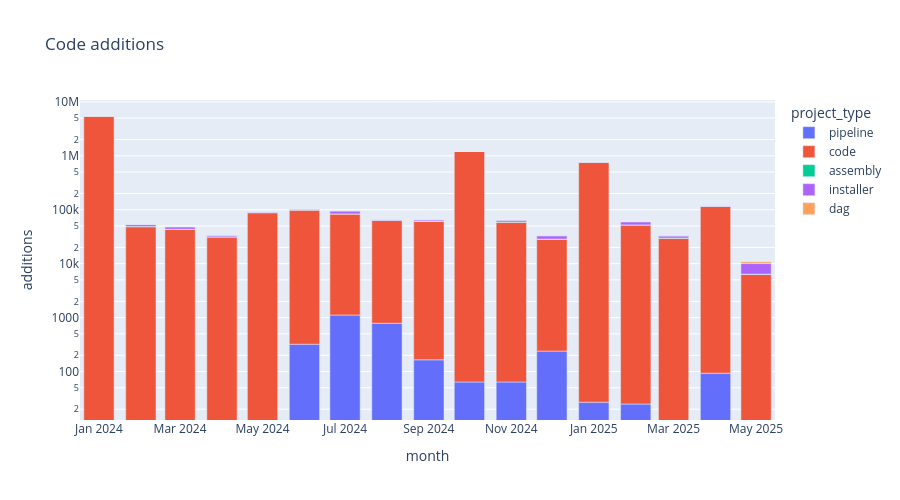

Notebook source saved alongside this figure:
### Code cell
px.bar(commits_by_project_type.toPandas(),x='month',y='additions',color='project_type',height=500,title='Code additions',log_y=True)
